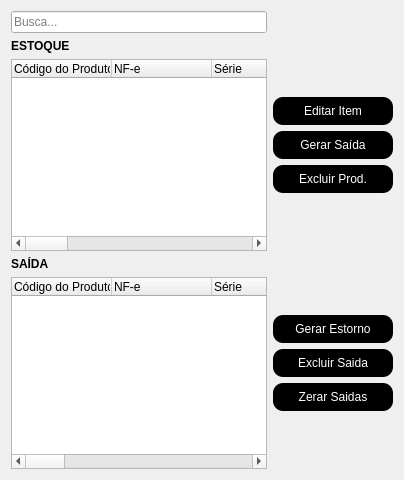
          <widget class="QWidget" name="tables">
           <attribute name="title">
            <string>Gerenciamento de Estoque</string>
           </attribute>
           <layout class="QGridLayout" name="gridLayout_2">
            <item row="0" column="0" rowspan="5">
             <layout class="QVBoxLayout" name="tw_estoque">
              <item>
               <layout class="QHBoxLayout" name="horizontalLayout_2" stretch="1">
                <property name="spacing">
                 <number>0</number>
                </property>
                <property name="sizeConstraint">
                 <enum>QLayout::SetNoConstraint</enum>
                </property>
                <property name="leftMargin">
                 <number>0</number>
                </property>
                <property name="topMargin">
                 <number>0</number>
                </property>
                <property name="rightMargin">
                 <number>0</number>
                </property>
                <item>
                 <widget class="QLineEdit" name="line_busca">
                  <property name="placeholderText">
                   <string>Busca...</string>
                  </property>
                  <property name="clearButtonEnabled">
                   <bool>false</bool>
                  </property>
                 </widget>
                </item>
               </layout>
              </item>
              <item>
               <widget class="QLabel" name="label_3">
                <property name="text">
                 <string>&lt;html&gt;&lt;head/&gt;&lt;body&gt;&lt;p&gt;&lt;span style=&quot; font-weight:600; color:#000000;&quot;&gt;ESTOQUE&lt;/span&gt;&lt;/p&gt;&lt;/body&gt;&lt;/html&gt;</string>
                </property>
               </widget>
              </item>
              <item>
               <widget class="QTreeWidget" name="tree_estoque">
                <property name="cursor" stdset="0">
                 <cursorShape>ArrowCursor</cursorShape>
                </property>
                <property name="editTriggers">
                 <set>QAbstractItemView::DoubleClicked|QAbstractItemView::EditKeyPressed</set>
                </property>
                <property name="textElideMode">
                 <enum>Qt::ElideLeft</enum>
                </property>
                <column>
                 <property name="text">
                  <string>Código do Produto</string>
                 </property>
                </column>
                <column>
                 <property name="text">
                  <string>NF-e</string>
                 </property>
                </column>
                <column>
                 <property name="text">
                  <string>Série</string>
                 </property>
                </column>
                <column>
                 <property name="text">
                  <string>Data de Emissão (NF-e)</string>
                 </property>
                </column>
                <column>
                 <property name="text">
                  <string>Chave de Acesso</string>
                 </property>
                </column>
                <column>
                 <property name="text">
                  <string>Cnpj Emitente</string>
                 </property>
                </column>
                <column>
                 <property name="text">
                  <string>Emitente</string>
                 </property>
                </column>
                <column>
                 <property name="text">
                  <string>Descrição</string>
                 </property>
                </column>
                <column>
                 <property name="text">
                  <string>Unidade</string>
                 </property>
                </column>
                <column>
                 <property name="text">
                  <string>Preço</string>
                 </property>
                </column>
                <column>
                 <property name="text">
                  <string>Quantidade</string>
                 </property>
                </column>
                <column>
                 <property name="text">
                  <string>Total</string>
                 </property>
                </column>
                <column>
                 <property name="text">
                  <string>Data Entrada</string>
                 </property>
                </column>
                <column>
                 <property name="text">
                  <string>Avaria</string>
                 </property>
                </column>
               </widget>
              </item>
             </layout>
            </item>
            <item row="0" column="2">
             <spacer name="verticalSpacer_2">
              <property name="orientation">
               <enum>Qt::Vertical</enum>
              </property>
              <property name="sizeType">
               <enum>QSizePolicy::Expanding</enum>
              </property>
              <property name="sizeHint" stdset="0">
               <size>
                <width>20</width>
                <height>80</height>
               </size>
              </property>
             </spacer>
            </item>
            <item row="4" column="2">
             <spacer name="verticalSpacer">
              <property name="orientation">
               <enum>Qt::Vertical</enum>
              </property>
              <property name="sizeHint" stdset="0">
               <size>
                <width>20</width>
                <height>45</height>
               </size>
              </property>
             </spacer>
            </item>
            <item row="2" column="2">
             <widget class="QPushButton" name="btn_gerarsaida">
              <property name="sizePolicy">
               <sizepolicy hsizetype="Maximum" vsizetype="Maximum">
                <horstretch>0</horstretch>
                <verstretch>0</verstretch>
               </sizepolicy>
              </property>
              <property name="minimumSize">
               <size>
                <width>120</width>
                <height>28</height>
               </size>
              </property>
              <property name="maximumSize">
               <size>
                <width>120</width>
                <height>28</height>
               </size>
              </property>
              <property name="cursor">
               <cursorShape>PointingHandCursor</cursorShape>
              </property>
              <property name="layoutDirection">
               <enum>Qt::LeftToRight</enum>
              </property>
              <property name="styleSheet">
               <string notr="true">QPushButton{
	background-color: rgb(0, 0, 0);
	color: rgb(255, 255, 255);
	font: 75 11pt &quot;MS Shell Dlg 2&quot;;	
	border-radius:10px
;}

QPushButton:hover{
	
	
	
	background-color: rgb(85, 255, 127);
	 color:black
}


</string>
              </property>
              <property name="text">
               <string>Gerar Saída</string>
              </property>
              <property name="icon">
               <iconset>
                <normaloff>../../../.designer/imagens/Certo.png</normaloff>../../../.designer/imagens/Certo.png</iconset>
              </property>
              <property name="iconSize">
               <size>
                <width>20</width>
                <height>20</height>
               </size>
              </property>
              <property name="shortcut">
               <string notr="true"/>
              </property>
             </widget>
            </item>
            <item row="3" column="2">
             <widget class="QPushButton" name="btn_excluirmerc">
              <property name="sizePolicy">
               <sizepolicy hsizetype="Maximum" vsizetype="Maximum">
                <horstretch>0</horstretch>
                <verstretch>0</verstretch>
               </sizepolicy>
              </property>
              <property name="minimumSize">
               <size>
                <width>120</width>
                <height>28</height>
               </size>
              </property>
              <property name="maximumSize">
               <size>
                <width>120</width>
                <height>28</height>
               </size>
              </property>
              <property name="cursor">
               <cursorShape>PointingHandCursor</cursorShape>
              </property>
              <property name="styleSheet">
               <string notr="true">QPushButton{
	background-color: rgb(0, 0, 0);
	color: rgb(255, 255, 255);
	font: 75 10.5pt &quot;MS Shell Dlg 2&quot;;	
	border-radius:10px
;}

QPushButton:hover{
	
	
	
	background-color: rgb(255, 61, 61);
	 color:black
}


</string>
              </property>
              <property name="text">
               <string>Excluir Prod.</string>
              </property>
              <property name="icon">
               <iconset>
                <normaloff>../../../.designer/imagens/X.png</normaloff>../../../.designer/imagens/X.png</iconset>
              </property>
              <property name="iconSize">
               <size>
                <width>18</width>
                <height>18</height>
               </size>
              </property>
              <property name="flat">
               <bool>false</bool>
              </property>
             </widget>
            </item>
            <item row="1" column="2">
             <widget class="QPushButton" name="btn_editaritem">
              <property name="minimumSize">
               <size>
                <width>120</width>
                <height>28</height>
               </size>
              </property>
              <property name="maximumSize">
               <size>
                <width>120</width>
                <height>28</height>
               </size>
              </property>
              <property name="cursor">
               <cursorShape>PointingHandCursor</cursorShape>
              </property>
              <property name="styleSheet">
               <string notr="true">QPushButton{
	background-color: rgb(0, 0, 0);
	color: rgb(255, 255, 255);
	font: 75 11pt &quot;MS Shell Dlg 2&quot;;	
	border-radius:10px
;}

QPushButton:hover{

	background-color: rgb(255, 122, 55);
	 color:black
}


</string>
              </property>
              <property name="text">
               <string>Editar Item</string>
              </property>
              <property name="icon">
               <iconset>
                <normaloff>../../../.designer/imagens/editar.png</normaloff>../../../.designer/imagens/editar.png</iconset>
              </property>
              <property name="iconSize">
               <size>
                <width>17</width>
                <height>17</height>
               </size>
              </property>
             </widget>
            </item>
            <item row="5" column="0">
             <layout class="QVBoxLayout" name="tw_saida">
              <item>
               <widget class="QLabel" name="label">
                <property name="text">
                 <string>&lt;html&gt;&lt;head/&gt;&lt;body&gt;&lt;p&gt;&lt;span style=&quot; font-weight:600;&quot;&gt;SAÍDA&lt;/span&gt;&lt;/p&gt;&lt;/body&gt;&lt;/html&gt;</string>
                </property>
               </widget>
              </item>
              <item>
               <widget class="QTreeWidget" name="tree_saida">
                <property name="cursor" stdset="0">
                 <cursorShape>ArrowCursor</cursorShape>
                </property>
                <column>
                 <property name="text">
                  <string>Código do Produto</string>
                 </property>
                </column>
                <column>
                 <property name="text">
                  <string>NF-e</string>
                 </property>
                </column>
                <column>
                 <property name="text">
                  <string>Série</string>
                 </property>
                </column>
                <column>
                 <property name="text">
                  <string>Data de Emissão (NF-e)</string>
                 </property>
                </column>
                <column>
                 <property name="text">
                  <string>Chave de Acesso</string>
                 </property>
                </column>
                <column>
                 <property name="text">
                  <string>Cnpj Emitente</string>
                 </property>
                </column>
                <column>
                 <property name="text">
                  <string>Emitente</string>
                 </property>
                </column>
                <column>
                 <property name="text">
                  <string>Descrição</string>
                 </property>
                </column>
                <column>
                 <property name="text">
                  <string>Unidade</string>
                 </property>
                </column>
                <column>
                 <property name="text">
                  <string>Preço</string>
                 </property>
                </column>
                <column>
                 <property name="text">
                  <string>Quantidade</string>
                 </property>
                </column>
                <column>
                 <property name="text">
                  <string>Total</string>
                 </property>
                </column>
                <column>
                 <property name="text">
                  <string>Data Entrada</string>
                 </property>
                </column>
                <column>
                 <property name="text">
                  <string>Avaria</string>
                 </property>
                </column>
                <column>
                 <property name="text">
                  <string>Data Saída</string>
                 </property>
                </column>
               </widget>
              </item>
             </layout>
            </item>
            <item row="5" column="2">
             <layout class="QGridLayout" name="gridLayout_13">
              <property name="leftMargin">
               <number>0</number>
              </property>
              <item row="4" column="0">
               <spacer name="verticalSpacer_7">
                <property name="orientation">
                 <enum>Qt::Vertical</enum>
                </property>
                <property name="sizeHint" stdset="0">
                 <size>
                  <width>20</width>
                  <height>40</height>
                 </size>
                </property>
               </spacer>
              </item>
              <item row="0" column="0">
               <spacer name="verticalSpacer_4">
                <property name="orientation">
                 <enum>Qt::Vertical</enum>
                </property>
                <property name="sizeHint" stdset="0">
                 <size>
                  <width>20</width>
                  <height>40</height>
                 </size>
                </property>
               </spacer>
              </item>
              <item row="1" column="0">
               <widget class="QPushButton" name="btn_gerarestorno">
                <property name="minimumSize">
                 <size>
                  <width>120</width>
                  <height>28</height>
                 </size>
                </property>
                <property name="maximumSize">
                 <size>
                  <width>120</width>
                  <height>28</height>
                 </size>
                </property>
                <property name="cursor">
                 <cursorShape>PointingHandCursor</cursorShape>
                </property>
                <property name="styleSheet">
                 <string notr="true">QPushButton{
	background-color: rgb(0, 0, 0);
	color: rgb(255, 255, 255);
	font: 75 11pt &quot;MS Shell Dlg 2&quot;;	
	border-radius:10px
;}

QPushButton:hover{
	background-color: rgb(85, 170, 255);
	 color:black
}


</string>
                </property>
                <property name="text">
                 <string>Gerar Estorno</string>
                </property>
                <property name="icon">
                 <iconset>
                  <normaloff>../../../.designer/imagens/Estorno.png</normaloff>../../../.designer/imagens/Estorno.png</iconset>
                </property>
                <property name="iconSize">
                 <size>
                  <width>20</width>
                  <height>23</height>
                 </size>
                </property>
               </widget>
              </item>
              <item row="3" column="0">
               <widget class="QPushButton" name="btn_zerarsaidas">
                <property name="minimumSize">
                 <size>
                  <width>120</width>
                  <height>28</height>
                 </size>
                </property>
                <property name="maximumSize">
                 <size>
                  <width>120</width>
                  <height>28</height>
                 </size>
                </property>
                <property name="cursor">
                 <cursorShape>PointingHandCursor</cursorShape>
                </property>
                <property name="styleSheet">
                 <string notr="true">QPushButton{
	background-color: rgb(0, 0, 0);
	color: rgb(255, 255, 255);
	font: 75 11pt &quot;MS Shell Dlg 2&quot;;	
	border-radius:10px
;}

QPushButton:hover{
	background-color: rgb(85, 85, 127);
	 color:black
}


</string>
                </property>
                <property name="text">
                 <string>Zerar Saidas</string>
                </property>
                <property name="icon">
                 <iconset>
                  <normaloff>../../../.designer/imagens/zerar.png</normaloff>../../../.designer/imagens/zerar.png</iconset>
                </property>
                <property name="iconSize">
                 <size>
                  <width>24</width>
                  <height>22</height>
                 </size>
                </property>
               </widget>
              </item>
              <item row="2" column="0">
               <widget class="QPushButton" name="btn_excluirsaida">
                <property name="minimumSize">
                 <size>
                  <width>120</width>
                  <height>28</height>
                 </size>
                </property>
                <property name="maximumSize">
                 <size>
                  <width>120</width>
                  <height>28</height>
                 </size>
                </property>
                <property name="cursor">
                 <cursorShape>PointingHandCursor</cursorShape>
                </property>
                <property name="styleSheet">
                 <string notr="true">QPushButton{
	background-color: rgb(0, 0, 0);
	color: rgb(255, 255, 255);
	font: 75 11pt &quot;MS Shell Dlg 2&quot;;	
	border-radius:10px
;}

QPushButton:hover{
	
	
	
	background-color: rgb(255, 61, 61);
	 color:black
}


</string>
                </property>
                <property name="text">
                 <string>Excluir Saida</string>
                </property>
                <property name="icon">
                 <iconset>
                  <normaloff>../../../.designer/imagens/X.png</normaloff>../../../.designer/imagens/X.png</iconset>
                </property>
                <property name="iconSize">
                 <size>
                  <width>18</width>
                  <height>18</height>
                 </size>
                </property>
               </widget>
              </item>
             </layout>
            </item>
           </layout>
          </widget>
